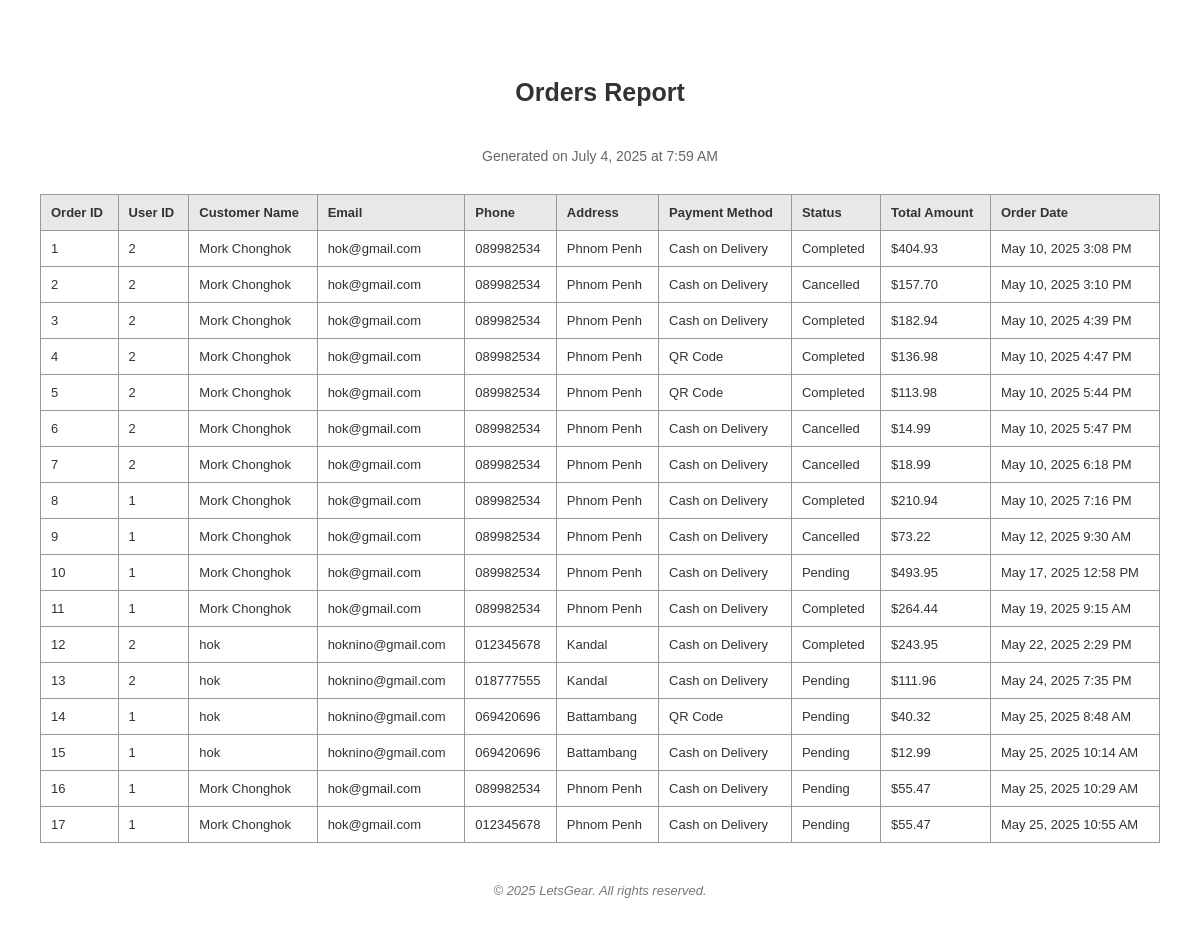
The page /admin-panel/order/orders-report.php (signed in) on the database its author committed.
### tables this page shows
CREATE TABLE `orders` (
  `orderID` int(11) NOT NULL,
  `userID` int(11) DEFAULT NULL,
  `email` varchar(255) NOT NULL,
  `fullName` varchar(255) NOT NULL,
  `address` text NOT NULL,
  `phoneNumber` varchar(50) NOT NULL,
  `shippingFee` decimal(10,2) NOT NULL,
  `totalAmount` decimal(10,2) NOT NULL,
  `paymentMethod` varchar(100) NOT NULL,
  `status` varchar(100) NOT NULL,
  `orderDate` datetime NOT NULL
);

### admin-panel/admin-includes/admin-functions.php (called while the page is built, shortened)
<?php
    function getOrders($conn) {
        $sql = "SELECT * FROM orders";
        $stmt = $conn->prepare($sql);
        $stmt->execute();
        return $stmt->fetchAll(PDO::FETCH_ASSOC);
    }
?>

### admin-panel/order/orders-report.php (the view, shortened to what this page needs)
<?php
require_once '../admin-includes/config.php';
require_once '../admin-includes/admin-functions.php';
$orders = getOrders($conn);
?>
<!DOCTYPE html>
<html lang="en">
<head>
</head>
<body>
    <div class="report-header">
        <div class="report-title">
            <img src="../../images/logo.png" height="80px" alt=""><h1>Orders Report</h1>
        </div>
        <p>Generated on <?= date('F j, Y \a\t g:i A') ?></p>
    </div>
    <table>
        <thead>
        <tr>
            <th>Order ID</th>
            <th>User ID</th>
            <th>Customer Name</th>
            <th>Email</th>
            <th>Phone</th>
            <th>Address</th>
            <th>Payment Method</th>
            <th>Status</th>
            <th>Total Amount</th>
            <th>Order Date</th>
        </tr>
        </thead>
        <tbody>
        <?php foreach ($orders as $order): ?>
            <tr>
            <td><?= $order['orderID'] ?></td>
            <td><?= $order['userID'] ?></td>
            <td><?= htmlspecialchars($order['fullName']) ?></td>
            <td><?= htmlspecialchars($order['email']) ?></td>
            <td><?= htmlspecialchars($order['phoneNumber']) ?></td>
            <td><?= htmlspecialchars($order['address']) ?></td>
            <td><?= $order['paymentMethod'] ?></td>
            <td><?= ucfirst($order['status']) ?></td>
            <td>$<?= number_format($order['totalAmount'], 2) ?></td>
            <td><?= date("F j, Y g:i A", strtotime($order['orderDate'])) ?></td>
            </tr>
        <?php endforeach; ?>
        </tbody>
    </table>
    <div class="footer-note">
        © 2025 LetsGear. All rights reserved.
    </div>
</body>
</html>

### admin-panel/order/orders-report.php (style rules this page uses)
body { font-family: Arial, Helvetica, sans-serif; padding: 40px; margin: 0; background: #fff; color: #333; }
.report-header { text-align: center; margin-bottom: 30px; }
.report-header h1 { margin-bottom: 5px; font-size: 25px; }
.report-header p { font-size: 14px; color: #666; }
.report-title { display: flex; align-items: center; justify-content: center; }
table { width: 100%; border-collapse: collapse; margin-top: 20px; font-size: 13px; }
th, td { border: 1px solid #999; padding: 10px; text-align: left; }
th { background-color:rgb(234, 231, 231); }
.footer-note { margin-top: 40px; font-style: italic; font-size: 13px; color: #777; text-align: center; }

### rows shown on the page
orders: orderID "1", userID "2", fullName "Mork Chonghok", email "hok@gmail.com", phoneNumber "089982534", address "Phnom Penh", paymentMethod "Cash on Delivery", status "Completed", totalAmount "404.93", orderDate "May 10, 2025 3:08 PM"
orders: orderID "2", userID "2", fullName "Mork Chonghok", email "hok@gmail.com", phoneNumber "089982534", address "Phnom Penh", paymentMethod "Cash on Delivery", status "Cancelled", totalAmount "157.70", orderDate "May 10, 2025 3:10 PM"
orders: orderID "3", userID "2", fullName "Mork Chonghok", email "hok@gmail.com", phoneNumber "089982534", address "Phnom Penh", paymentMethod "Cash on Delivery", status "Completed", totalAmount "182.94", orderDate "May 10, 2025 4:39 PM"
orders: orderID "4", userID "2", fullName "Mork Chonghok", email "hok@gmail.com", phoneNumber "089982534", address "Phnom Penh", paymentMethod "QR Code", status "Completed", totalAmount "136.98", orderDate "May 10, 2025 4:47 PM"
orders: orderID "5", userID "2", fullName "Mork Chonghok", email "hok@gmail.com", phoneNumber "089982534", address "Phnom Penh", paymentMethod "QR Code", status "Completed", totalAmount "113.98", orderDate "May 10, 2025 5:44 PM"
orders: orderID "6", userID "2", fullName "Mork Chonghok", email "hok@gmail.com", phoneNumber "089982534", address "Phnom Penh", paymentMethod "Cash on Delivery", status "Cancelled", totalAmount "14.99", orderDate "May 10, 2025 5:47 PM"
orders: orderID "7", userID "2", fullName "Mork Chonghok", email "hok@gmail.com", phoneNumber "089982534", address "Phnom Penh", paymentMethod "Cash on Delivery", status "Cancelled", totalAmount "18.99", orderDate "May 10, 2025 6:18 PM"
orders: orderID "8", userID "1", fullName "Mork Chonghok", email "hok@gmail.com", phoneNumber "089982534", address "Phnom Penh", paymentMethod "Cash on Delivery", status "Completed", totalAmount "210.94", orderDate "May 10, 2025 7:16 PM"
orders: orderID "9", userID "1", fullName "Mork Chonghok", email "hok@gmail.com", phoneNumber "089982534", address "Phnom Penh", paymentMethod "Cash on Delivery", status "Cancelled", totalAmount "73.22", orderDate "May 12, 2025 9:30 AM"
orders: orderID "10", userID "1", fullName "Mork Chonghok", email "hok@gmail.com", phoneNumber "089982534", address "Phnom Penh", paymentMethod "Cash on Delivery", status "Pending", totalAmount "493.95", orderDate "May 17, 2025 12:58 PM"
orders: orderID "11", userID "1", fullName "Mork Chonghok", email "hok@gmail.com", phoneNumber "089982534", address "Phnom Penh", paymentMethod "Cash on Delivery", status "Completed", totalAmount "264.44", orderDate "May 19, 2025 9:15 AM"
orders: orderID "12", userID "2", fullName "hok", email "hoknino@gmail.com", phoneNumber "012345678", address "Kandal", paymentMethod "Cash on Delivery", status "Completed", totalAmount "243.95", orderDate "May 22, 2025 2:29 PM"
orders: orderID "13", userID "2", fullName "hok", email "hoknino@gmail.com", phoneNumber "018777555", address "Kandal", paymentMethod "Cash on Delivery", status "Pending", totalAmount "111.96", orderDate "May 24, 2025 7:35 PM"
orders: orderID "14", userID "1", fullName "hok", email "hoknino@gmail.com", phoneNumber "069420696", address "Battambang", paymentMethod "QR Code", status "Pending", totalAmount "40.32", orderDate "May 25, 2025 8:48 AM"
orders: orderID "15", userID "1", fullName "hok", email "hoknino@gmail.com", phoneNumber "069420696", address "Battambang", paymentMethod "Cash on Delivery", status "Pending", totalAmount "12.99", orderDate "May 25, 2025 10:14 AM"
orders: orderID "16", userID "1", fullName "Mork Chonghok", email "hok@gmail.com", phoneNumber "089982534", address "Phnom Penh", paymentMethod "Cash on Delivery", status "Pending", totalAmount "55.47", orderDate "May 25, 2025 10:29 AM"
orders: orderID "17", userID "1", fullName "Mork Chonghok", email "hok@gmail.com", phoneNumber "012345678", address "Phnom Penh", paymentMethod "Cash on Delivery", status "Pending", totalAmount "55.47", orderDate "May 25, 2025 10:55 AM"
